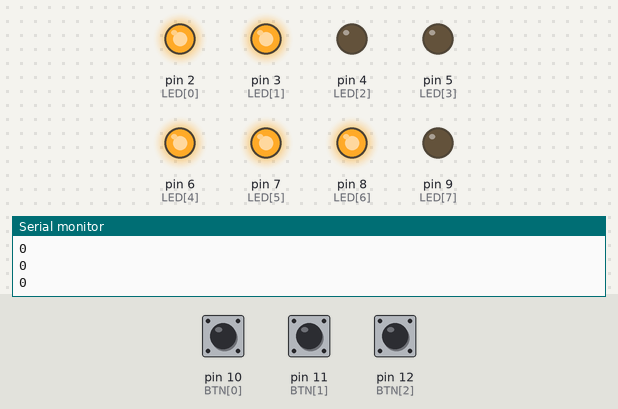
Recording of a sketch running on a simulated Arduino Uno, built with avr-gcc and run on an emulated ATmega328P. Parts: output pins drawn as LEDs (lit = HIGH), the last lines printed to the serial monitor. Dashed ring = blinking. Inputs (shaded band) come from the test bench; at power-on: pin 11 (BTN[1]) LOW, pin 10 (BTN[0]) LOW, pin 12 (BTN[2]) LOW.

Above: at 6.8 s.
6.9 s: pin 11 (BTN[1]) pulled HIGH for 2.6 s
At 8.7 s:
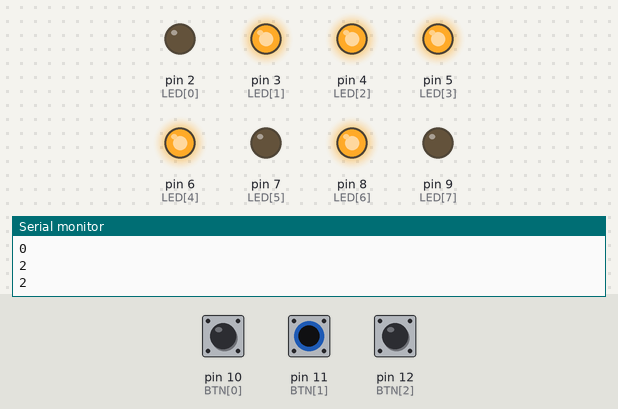
11.0 s: pin 10 (BTN[0]) pulled HIGH for 2.6 s
At 12.37 s:
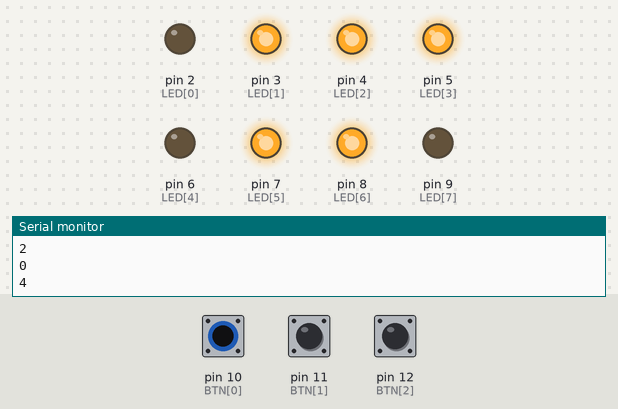
15.1 s: pin 12 (BTN[2]) pulled HIGH for 2.6 s
At 17.6 s:
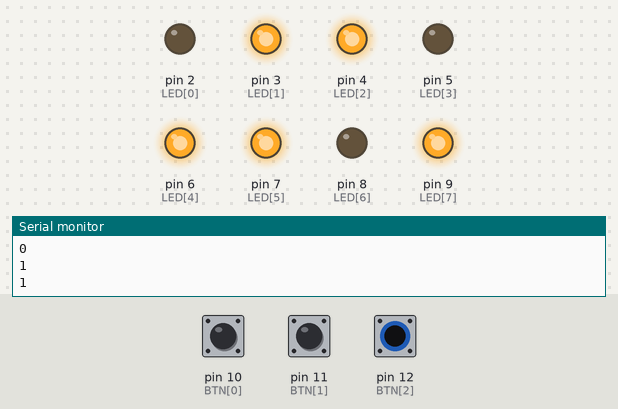
19.2 s: pin 10 (BTN[0]) pulled HIGH for 2.6 s
At 20.8 s:
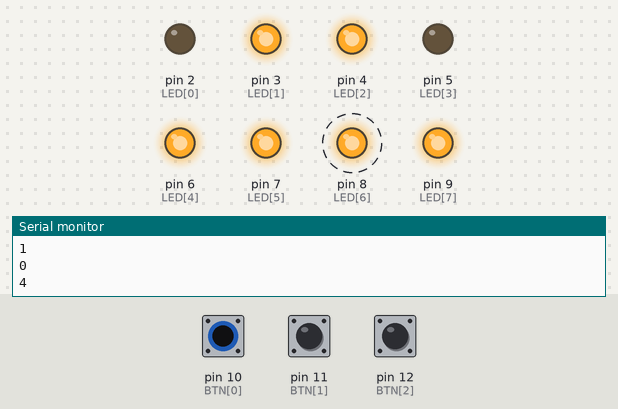
Timing chart, 0 to 22.8 s (numbered marks = the images above; inputs shaded):
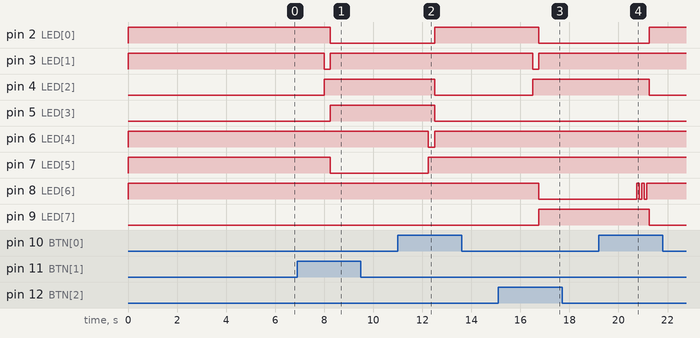

The sketch:

traffic.ino
```cpp
#define goW 0
#define waitW 1
#define goS 2
#define waitS 3
#define goD 4
#define b1 5
#define b2 6
#define b3 7
#define b4 8
#define b5 9


int LED[8] = { 2, 3, 4, 5, 6, 7, 8, 9 };
int lenLED = 7;
int BTN[3] = { 10, 11, 12 };
int lenBTN = 2;

struct State {
  unsigned long ST_Out;  // 6-bit pattern to street output
  unsigned long Time;    // delay in msunits
  unsigned long Next[8];
};  // next state for inputs 0,1,2,3

typedef const struct State SType;


SType FSM[10] = {
  { B10110011, 2000, { goW, waitW, waitW, waitW, goW, waitW, waitW, waitW } },  // goW
  { B10110101, 250, { goW, goD, goS, goS, goW, goD, goS, goS } },               //waitW
  { B10011110, 2000, { goS, waitS, goS, waitS, waitS, waitS, waitS, waitS } },  // goS
  { B10101110, 250, { goS, goD, goS, goD, goW, goD, goW, goD } },               //waitS
  { B01110110, 2000, { goD, goD, b1, b1, b1, b1, b1, b1 } },                    //goD
  { B11110110, 100, { b2, b2, b2, b2, b2, b2, b2, b2 } },                       //b1
  { B01110110, 100, { b3, b3, b3, b3, b3, b3, b3, b3 } },                       //b2
  { B11110110, 100, { b4, b4, b4, b4, b4, b4, b4, b4 } },                       //b3
  { B01110110, 100, { b5, b5, b5, b5, b5, b5, b5, b5 } },                       //b4
  { B11110110, 100, { goD, goD, goS, goS, goW, goW, goW, goW } }                //b5

};

unsigned long S = 0;
int state;

int input, input1, input2, input3;

void check_led() {
  for (int i = 0; i <= lenLED; i++) {
    digitalWrite(LED[i], LOW);
    delay(500);
    digitalWrite(LED[i], HIGH);
    delay(500);
  }
}

void check_btn() {
  for (int i = 0; i <= lenBTN; i++) {
    Serial.print("BTN ");
    Serial.print(i + 1);
    Serial.print(": ");
    Serial.println(digitalRead(BTN[i]));
  }
  Serial.println(" ");
}

void traffic() {

  digitalWrite(LED[0], FSM[S].ST_Out & B00000001);
  digitalWrite(LED[1], FSM[S].ST_Out & B00000010);
  digitalWrite(LED[2], FSM[S].ST_Out & B00000100);
  digitalWrite(LED[3], FSM[S].ST_Out & B00001000);
  digitalWrite(LED[4], FSM[S].ST_Out & B00010000);
  digitalWrite(LED[5], FSM[S].ST_Out & B00100000);
  digitalWrite(LED[6], FSM[S].ST_Out & B10000000);
  digitalWrite(LED[7], FSM[S].ST_Out & B01000000);
  delay(FSM[S].Time);
  input1 = digitalRead(BTN[0]);
  input2 = digitalRead(BTN[1]);
  input3 = digitalRead(BTN[2]);
  input = input1 * 4 + input2 * 2 + input3;
  if (input == 0) {
    S = FSM[S].Next[state];
  } else {

    state = input;
    S = FSM[S].Next[state];
  }

  Serial.println(input);
}

void setup() {
  // put your setup code here, to run once:
  for (int i = 0; i <= lenLED; i++) {
    pinMode(LED[i], OUTPUT);
    digitalWrite(LED[i], HIGH);
  }
  for (int i = 0; i <= lenBTN; i++) {
    pinMode(BTN[i], INPUT);
  }
  Serial.begin(9600);
}

void loop() {
  // check_led();
  // check_btn();
  //   input1 = digitalRead(BTN[0]);
  // input2 = digitalRead(BTN[1]);
  // input3 = digitalRead(BTN[2]);
  // input = input3 * 4 + input2 * 2 + input1;
  // Serial.println(input);
  traffic();
}
```

Measured:
- after the input at 6.9 s, pin 2 (LED[0]), pin 7 (LED[5]): HIGH → LOW after 1.4 s; pin 3 (LED[1]): HIGH → LOW after 1.1 s, → HIGH 0.25 s later; pin 4 (LED[2]): LOW → HIGH after 1.1 s; pin 5 (LED[3]): LOW → HIGH after 1.4 s
- after the input at 11.0 s, pin 2 (LED[0]): LOW → HIGH after 1.5 s; pin 4 (LED[2]), pin 5 (LED[3]): HIGH → LOW after 1.5 s; pin 6 (LED[4]): HIGH → LOW after 1.3 s, → HIGH 0.25 s later; pin 7 (LED[5]): LOW → HIGH after 1.3 s
- after the input at 15.1 s, pin 2 (LED[0]), pin 8 (LED[6]): HIGH → LOW after 1.7 s; pin 3 (LED[1]): HIGH → LOW after 1.4 s, → HIGH 0.25 s later; pin 4 (LED[2]): LOW → HIGH after 1.4 s; pin 9 (LED[7]): LOW → HIGH after 1.7 s
- after the input at 19.2 s, pin 2 (LED[0]): LOW → HIGH after 2.1 s; pin 4 (LED[2]), pin 9 (LED[7]): HIGH → LOW after 2.1 s; pin 8 (LED[6]): alternates HIGH for 0.10 s and LOW for 0.10 s, 5 changes in all, then stays HIGH, starting after 1.6 s
